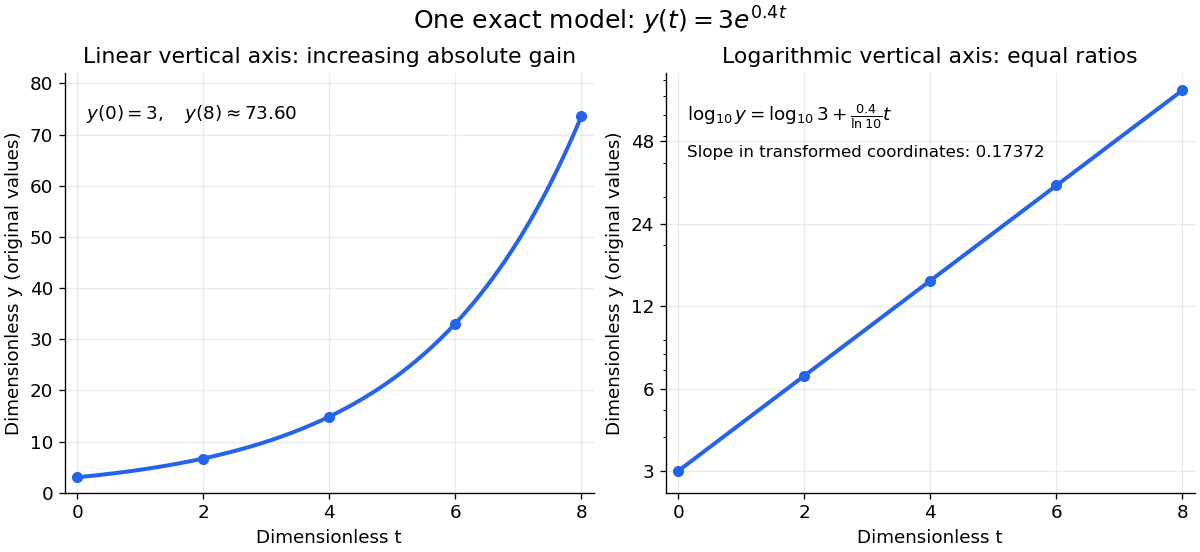

Recreate this plot in Python.
"""Same constructed exponential function on linear and logarithmic vertical axes."""
from pathlib import Path
import numpy as np
import matplotlib.pyplot as plt
from matplotlib.ticker import FixedLocator, FixedFormatter, NullFormatter

plt.rcParams.update({"font.size": 11, "figure.facecolor": "white", "axes.facecolor": "white"})
t = np.linspace(0, 8, 401)
y = 3*np.exp(0.4*t)
fig, axes = plt.subplots(1, 2, figsize=(10, 4.6), layout="constrained")
for ax in axes:
    ax.plot(t, y, color="#2563eb", lw=2.4)
    tx = np.array([0, 2, 4, 6, 8])
    ax.scatter(tx, 3*np.exp(0.4*tx), color="#2563eb", s=32, zorder=3)
    ax.set_xlim(-0.2, 8.2)
    ax.set_xticks([0, 2, 4, 6, 8])
    ax.set_xlabel("Dimensionless t")
    ax.set_ylabel("Dimensionless y (original values)")
    ax.grid(alpha=0.25)
    ax.spines[["top", "right"]].set_visible(False)
axes[0].set_ylim(0, 82)
axes[0].set_title("Linear vertical axis: increasing absolute gain")
axes[0].text(0.04, 0.93, r"$y(0)=3,\quad y(8)\approx 73.60$", transform=axes[0].transAxes, va="top")
axes[1].set_yscale("log")
axes[1].set_ylim(2.5, 85)
axes[1].yaxis.set_major_locator(FixedLocator([3, 6, 12, 24, 48]))
axes[1].yaxis.set_major_formatter(FixedFormatter(["3", "6", "12", "24", "48"]))
axes[1].yaxis.set_minor_formatter(NullFormatter())
axes[1].set_title("Logarithmic vertical axis: equal ratios")
axes[1].text(0.04, 0.93, r"$\log_{10} y=\log_{10}3+\frac{0.4}{\ln 10}t$", transform=axes[1].transAxes, va="top")
axes[1].text(0.04, 0.83, "Slope in transformed coordinates: 0.17372", transform=axes[1].transAxes, va="top", fontsize=10)
fig.suptitle(r"One exact model: $y(t)=3e^{0.4t}$", fontsize=15)
fig.savefig(Path.cwd() / Path(__file__).with_suffix(".png").name, dpi=120, facecolor="white", transparent=False)
plt.close(fig)
